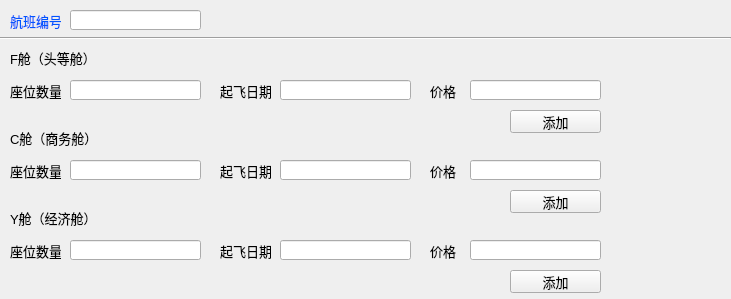
      <widget class="QWidget" name="page_2">
       <property name="geometry">
        <rect>
         <x>0</x>
         <y>0</y>
         <width>731</width>
         <height>299</height>
        </rect>
       </property>
       <attribute name="label">
        <string>舱位设置</string>
       </attribute>
       <widget class="QLabel" name="label_2">
        <property name="geometry">
         <rect>
          <x>10</x>
          <y>50</y>
          <width>81</width>
          <height>16</height>
         </rect>
        </property>
        <property name="font">
         <font>
          <pointsize>10</pointsize>
         </font>
        </property>
        <property name="text">
         <string>F舱（头等舱）</string>
        </property>
       </widget>
       <widget class="QLabel" name="label_3">
        <property name="geometry">
         <rect>
          <x>10</x>
          <y>210</y>
          <width>81</width>
          <height>16</height>
         </rect>
        </property>
        <property name="font">
         <font>
          <pointsize>10</pointsize>
         </font>
        </property>
        <property name="text">
         <string>Y舱（经济舱）</string>
        </property>
       </widget>
       <widget class="QLabel" name="label_41">
        <property name="geometry">
         <rect>
          <x>10</x>
          <y>130</y>
          <width>81</width>
          <height>16</height>
         </rect>
        </property>
        <property name="font">
         <font>
          <pointsize>10</pointsize>
         </font>
        </property>
        <property name="text">
         <string>C舱（商务舱）</string>
        </property>
       </widget>
       <widget class="QLabel" name="label_73">
        <property name="geometry">
         <rect>
          <x>10</x>
          <y>80</y>
          <width>51</width>
          <height>21</height>
         </rect>
        </property>
        <property name="font">
         <font>
          <pointsize>10</pointsize>
         </font>
        </property>
        <property name="text">
         <string>座位数量</string>
        </property>
       </widget>
       <widget class="QLineEdit" name="lineEdit_seats">
        <property name="geometry">
         <rect>
          <x>70</x>
          <y>80</y>
          <width>131</width>
          <height>20</height>
         </rect>
        </property>
       </widget>
       <widget class="QLabel" name="label_74">
        <property name="geometry">
         <rect>
          <x>220</x>
          <y>80</y>
          <width>51</width>
          <height>21</height>
         </rect>
        </property>
        <property name="font">
         <font>
          <pointsize>10</pointsize>
         </font>
        </property>
        <property name="text">
         <string>起飞日期</string>
        </property>
       </widget>
       <widget class="QLineEdit" name="lineEdit_departdate">
        <property name="geometry">
         <rect>
          <x>280</x>
          <y>80</y>
          <width>131</width>
          <height>20</height>
         </rect>
        </property>
       </widget>
       <widget class="QLabel" name="label_75">
        <property name="geometry">
         <rect>
          <x>430</x>
          <y>80</y>
          <width>31</width>
          <height>21</height>
         </rect>
        </property>
        <property name="font">
         <font>
          <pointsize>10</pointsize>
         </font>
        </property>
        <property name="text">
         <string>价格</string>
        </property>
       </widget>
       <widget class="QLineEdit" name="lineEdit_price">
        <property name="geometry">
         <rect>
          <x>470</x>
          <y>80</y>
          <width>131</width>
          <height>20</height>
         </rect>
        </property>
       </widget>
       <widget class="QPushButton" name="insert">
        <property name="geometry">
         <rect>
          <x>510</x>
          <y>110</y>
          <width>91</width>
          <height>23</height>
         </rect>
        </property>
        <property name="font">
         <font>
          <pointsize>10</pointsize>
         </font>
        </property>
        <property name="text">
         <string>添加</string>
        </property>
       </widget>
       <widget class="QLabel" name="label_76">
        <property name="geometry">
         <rect>
          <x>430</x>
          <y>160</y>
          <width>31</width>
          <height>21</height>
         </rect>
        </property>
        <property name="font">
         <font>
          <pointsize>10</pointsize>
         </font>
        </property>
        <property name="text">
         <string>价格</string>
        </property>
       </widget>
       <widget class="QLineEdit" name="lineEdit_price1">
        <property name="geometry">
         <rect>
          <x>470</x>
          <y>160</y>
          <width>131</width>
          <height>20</height>
         </rect>
        </property>
       </widget>
       <widget class="QPushButton" name="insert1">
        <property name="geometry">
         <rect>
          <x>510</x>
          <y>190</y>
          <width>91</width>
          <height>23</height>
         </rect>
        </property>
        <property name="font">
         <font>
          <pointsize>10</pointsize>
         </font>
        </property>
        <property name="text">
         <string>添加</string>
        </property>
       </widget>
       <widget class="QLineEdit" name="lineEdit_seat1">
        <property name="geometry">
         <rect>
          <x>70</x>
          <y>160</y>
          <width>131</width>
          <height>20</height>
         </rect>
        </property>
       </widget>
       <widget class="QLabel" name="label_77">
        <property name="geometry">
         <rect>
          <x>10</x>
          <y>160</y>
          <width>51</width>
          <height>21</height>
         </rect>
        </property>
        <property name="font">
         <font>
          <pointsize>10</pointsize>
         </font>
        </property>
        <property name="text">
         <string>座位数量</string>
        </property>
       </widget>
       <widget class="QLabel" name="label_78">
        <property name="geometry">
         <rect>
          <x>220</x>
          <y>160</y>
          <width>51</width>
          <height>21</height>
         </rect>
        </property>
        <property name="font">
         <font>
          <pointsize>10</pointsize>
         </font>
        </property>
        <property name="text">
         <string>起飞日期</string>
        </property>
       </widget>
       <widget class="QLineEdit" name="lineEdit_departdate1">
        <property name="geometry">
         <rect>
          <x>280</x>
          <y>160</y>
          <width>131</width>
          <height>20</height>
         </rect>
        </property>
       </widget>
       <widget class="QLabel" name="label_79">
        <property name="geometry">
         <rect>
          <x>430</x>
          <y>240</y>
          <width>31</width>
          <height>21</height>
         </rect>
        </property>
        <property name="font">
         <font>
          <pointsize>10</pointsize>
         </font>
        </property>
        <property name="text">
         <string>价格</string>
        </property>
       </widget>
       <widget class="QLineEdit" name="lineEdit_price2">
        <property name="geometry">
         <rect>
          <x>470</x>
          <y>240</y>
          <width>131</width>
          <height>20</height>
         </rect>
        </property>
       </widget>
       <widget class="QPushButton" name="insert2">
        <property name="geometry">
         <rect>
          <x>510</x>
          <y>270</y>
          <width>91</width>
          <height>23</height>
         </rect>
        </property>
        <property name="font">
         <font>
          <pointsize>10</pointsize>
         </font>
        </property>
        <property name="text">
         <string>添加</string>
        </property>
       </widget>
       <widget class="QLineEdit" name="lineEdit_seat2">
        <property name="geometry">
         <rect>
          <x>70</x>
          <y>240</y>
          <width>131</width>
          <height>20</height>
         </rect>
        </property>
       </widget>
       <widget class="QLabel" name="label_80">
        <property name="geometry">
         <rect>
          <x>10</x>
          <y>240</y>
          <width>51</width>
          <height>21</height>
         </rect>
        </property>
        <property name="font">
         <font>
          <pointsize>10</pointsize>
         </font>
        </property>
        <property name="text">
         <string>座位数量</string>
        </property>
       </widget>
       <widget class="QLabel" name="label_81">
        <property name="geometry">
         <rect>
          <x>220</x>
          <y>240</y>
          <width>51</width>
          <height>21</height>
         </rect>
        </property>
        <property name="font">
         <font>
          <pointsize>10</pointsize>
         </font>
        </property>
        <property name="text">
         <string>起飞日期</string>
        </property>
       </widget>
       <widget class="QLineEdit" name="lineEdit_departdate2">
        <property name="geometry">
         <rect>
          <x>280</x>
          <y>240</y>
          <width>131</width>
          <height>20</height>
         </rect>
        </property>
       </widget>
       <widget class="QLabel" name="label_84">
        <property name="geometry">
         <rect>
          <x>10</x>
          <y>10</y>
          <width>51</width>
          <height>21</height>
         </rect>
        </property>
        <property name="font">
         <font>
          <pointsize>10</pointsize>
         </font>
        </property>
        <property name="styleSheet">
         <string notr="true">color: rgb(0, 85, 255);</string>
        </property>
        <property name="text">
         <string>航班编号</string>
        </property>
       </widget>
       <widget class="QLineEdit" name="lineEdit_flightid3">
        <property name="geometry">
         <rect>
          <x>70</x>
          <y>10</y>
          <width>131</width>
          <height>20</height>
         </rect>
        </property>
       </widget>
       <widget class="Line" name="line_4">
        <property name="geometry">
         <rect>
          <x>0</x>
          <y>30</y>
          <width>731</width>
          <height>16</height>
         </rect>
        </property>
        <property name="orientation">
         <enum>Qt::Horizontal</enum>
        </property>
       </widget>
      </widget>
